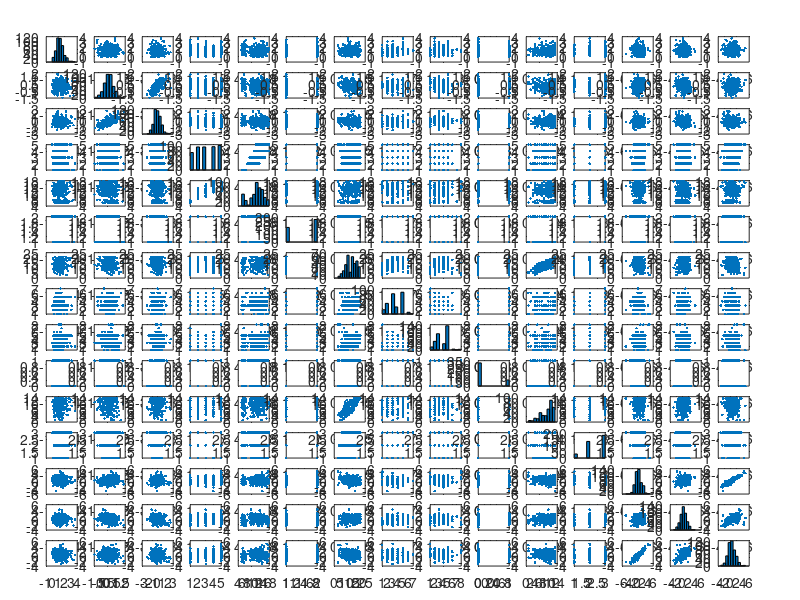

MATLAB code for this plot: (Note: this script raises an error after producing the figure.)

clear all

%% read data
load JoinmitCortisolohneSIC.txt;
dat=JoinmitCortisolohneSIC(:,3:end);

%% preprocess data

% delete 3 largest cortisol values (Cortisol > 50)
i = find(dat(:,1)<50);
dat1 = dat(i,:);

% delete BMI_ori (because closely related to BMI_adj)
dat2 = [dat1(:,1:12) dat1(:,14:16)]; 

% use log of cortisol
dat2(:,1)=log(dat2(:,1));
% % distribution of cortisol
% figure
% boxplot(dat2(:,1))

% % scatter plots of all variables 
figure
plotmatrix(dat2)
print(gcf,'-djpeg','hair_scatter.jpg')
%title(tit,'FontWeight','bold')

%% correlation between variables 

% Spearman rank correlation
[rho,p]=corr(dat2,'rows','pairwise','type','Spearman');
% Pearson linear correlation
[rho1,p1]=corr(dat2,'rows','pairwise','type','Pearson');
% write correlation coefficient and significance to file
% fid = fopen('hair_corrPearson.dat','wt');
% fprintf(fid,'%5e %5e %5e %5e %5e %5e %5e %5e %5e %5e %5e %5e %5e %5e %5e %5e\n',rho');
% fclose(fid);
% fid = fopen('hair_corrPearsonSig.dat','wt');
% fprintf(fid,'%5e %5e %5e %5e %5e %5e %5e %5e %5e %5e %5e %5e %5e %5e %5e %5e\n',p');
% fclose(fid);
% fid = fopen('hair_corrSpearman.dat','wt');
% fprintf(fid,'%5e %5e %5e %5e %5e %5e %5e %5e %5e %5e %5e %5e %5e %5e %5e %5e\n',rho1');
% fclose(fid);
% fid = fopen('hair_corrSpearmanSig.dat','wt');
% fprintf(fid,'%5e %5e %5e %5e %5e %5e %5e %5e %5e %5e %5e %5e %5e %5e %5e %5e\n',p1');
% fclose(fid);

% plot correlation matrix incl. significance
% colormap: from blue - white - red
h4=[0 0 1
    0.1 0.1 1
    0.2 0.2 1
    0.3 0.3 1
    0.4 0.4 1
    0.5 0.5 1
    0.6 0.6 1
    0.7 0.7 1 
    0.8 0.8 1
    0.9 0.9 1
    1 0.9 0.9
    1 0.8 0.8 
    1 0.7 0.7 
    1 0.6 0.6
    1 0.5 0.5
    1 0.4 0.4
    1 0.3 0.3
    1 0.2 0.2 
    1 0.1 0.1    
    1 0 0];
% plot correlation coefficients
figure
[l m]=size(dat2);
x=0:m;
y=x;
rhoplot=rho;
rhoplot(:,m+1)=0;
rhoplot(m+1,:)=0;
pcolor(x,y,rhoplot)
colormap(h4)
colorbar
caxis([-1 1])
% xlabel('Variable number','FontWeight','bold')
% ylabel('Variable number','FontWeight','bold')
tit=sprintf('%s','Spearman correlation coefficient');
title(tit,'FontWeight','bold')
% plot circle (size: 10) on cells with significant correlation (p<0.05; correlation is significantly different from zero
xv=1:m;
yv=1:m;
[xx,yy] = meshgrid(xv,yv);
xxv=reshape(xx,m*m,1);
yyv=reshape(yy,m*m,1);
pv=reshape(p,m*m,1);
ii=find(pv<=0.05);
%pv(ii)=10;
hold on
scatter(xxv(ii)-0.5,yyv(ii)-0.5,10,'filled')
print(gcf,'-djpeg','hair_corrSpearman.jpg')



%% compare single influence for discrete values

% non-parametric one-way ANOVA to test the null hypothesis that independent
% samples from two or more groups come from distributions with equal medians,
% The data are assumed to come from continuous distributions that are 
% identical except possibly for location shifts due to group effects, but 
% are otherwise arbitrary.

% Puperty status
P = kruskalwallis(dat2(:,1),dat2(:,4))
% gender
P = kruskalwallis(dat2(:,1),dat2(:,6))
% Schulabschluss
P = kruskalwallis(dat2(:,1),dat2(:,8))
% Einzelkind
P = kruskalwallis(dat2(:,1),dat2(:,10))
% Einzelkind
P = kruskalwallis(dat2(:,1),dat2(:,12))


% %% regression 
% 
% y=dat2(:,1);
% x=dat2(:,2);
% figure
% plot(x,y,'*')
% glm=fitglm(x,y)



%% Multivariate, non-parametric regression model 
 
% build regression tree
% minimum number of values in leaves=25 !!!!!!!
RT=classregtree(dat2(:,2:end),dat2(:,1),'categorical',[3,5,9,11],'names',...
    {'BP_DIA','BP_SYS','PUB_STAT','AGE','GENDER','SOZIO_FAM','V_SCHULAB',...	
    'M_SCHULAB','EINZELKIND','EINKOMMEN','WI_FAS','BMI_ADJ','HEIGHT_ADJ',...
    'WEIGHT_ADJ'},'minleaf',25);
view (RT)

% feature importance
imp = varimportance(RT)

% Find the minimum-cost tree under condition: no of node >= 5 !!!!!!!!!!
mino=5;
[c,s,n,best] = test(RT,'cross',dat2(:,2:end),dat2(:,1))
if n(best+1) <= mino
    kk=find(n==mino)
    best=kk-1
end
RTmin = prune(RT,'level',best);
view(RTmin)
     